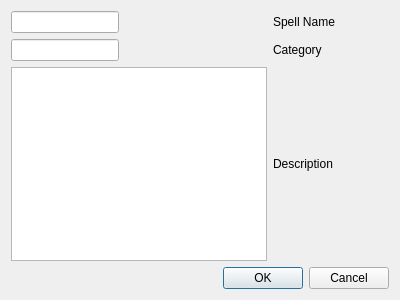
<?xml version="1.0" encoding="UTF-8"?>
<ui version="4.0">
 <class>AddSpellDialog</class>
 <widget class="QDialog" name="AddSpellDialog">
  <property name="geometry">
   <rect>
    <x>0</x>
    <y>0</y>
    <width>400</width>
    <height>300</height>
   </rect>
  </property>
  <property name="windowTitle">
   <string>Dialog</string>
  </property>
  <layout class="QFormLayout" name="formLayout">
   <item row="0" column="0">
    <widget class="QLineEdit" name="nameLineEdit"/>
   </item>
   <item row="0" column="1">
    <widget class="QLabel" name="label">
     <property name="text">
      <string>Spell Name</string>
     </property>
    </widget>
   </item>
   <item row="1" column="0">
    <widget class="QLineEdit" name="categoryLineEdit"/>
   </item>
   <item row="1" column="1">
    <widget class="QLabel" name="label_2">
     <property name="text">
      <string>Category</string>
     </property>
    </widget>
   </item>
   <item row="2" column="0">
    <widget class="QTextEdit" name="descriptionTextEdit"/>
   </item>
   <item row="2" column="1">
    <widget class="QLabel" name="label_3">
     <property name="text">
      <string>Description</string>
     </property>
    </widget>
   </item>
   <item row="3" column="0" colspan="2">
    <widget class="QDialogButtonBox" name="buttonBox">
     <property name="orientation">
      <enum>Qt::Orientation::Horizontal</enum>
     </property>
     <property name="standardButtons">
      <set>QDialogButtonBox::StandardButton::Cancel|QDialogButtonBox::StandardButton::Ok</set>
     </property>
    </widget>
   </item>
  </layout>
 </widget>
 <resources/>
 <connections>
  <connection>
   <sender>buttonBox</sender>
   <signal>accepted()</signal>
   <receiver>AddSpellDialog</receiver>
   <slot>accept()</slot>
   <hints>
    <hint type="sourcelabel">
     <x>248</x>
     <y>254</y>
    </hint>
    <hint type="destinationlabel">
     <x>157</x>
     <y>274</y>
    </hint>
   </hints>
  </connection>
  <connection>
   <sender>buttonBox</sender>
   <signal>rejected()</signal>
   <receiver>AddSpellDialog</receiver>
   <slot>reject()</slot>
   <hints>
    <hint type="sourcelabel">
     <x>316</x>
     <y>260</y>
    </hint>
    <hint type="destinationlabel">
     <x>286</x>
     <y>274</y>
    </hint>
   </hints>
  </connection>
 </connections>
</ui>
